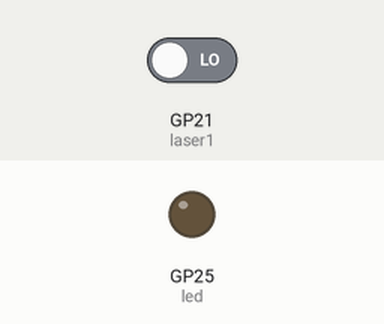
Bench run of a program on a simulated Raspberry Pi Pico running MicroPython. Shown: output pins drawn as LEDs (lit = HIGH). The inputs (shaded band) are chosen by the test bench; at power-on: GP21 (laser1) LOW.

Above: at 1.2 s.
1.3 s: GP21 (laser1) driven HIGH
At 2.5 s:
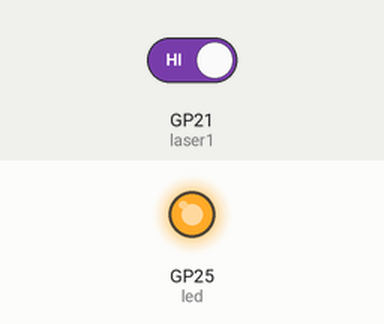
2.8 s: GP21 (laser1) driven LOW
At 3.8 s:
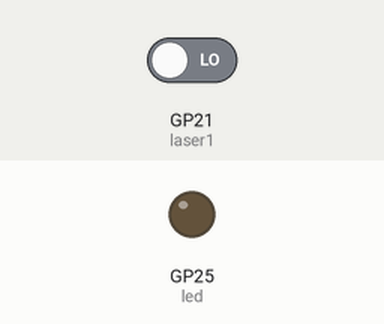
Timing chart, 0 to 5.8 s (numbered marks = the images above; inputs shaded):
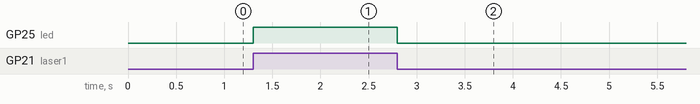

Measured:
- after the input at 1.3 s, GP25 (led): LOW → HIGH at once
- after the input at 2.8 s, GP25 (led): HIGH → LOW at once

The program:

laser.py
```python
from machine import Pin
from time import sleep

laser1 = Pin(21, Pin.IN)
led = machine.Pin('LED', machine.Pin.OUT)

while(True):
   if(laser1.value()):
        led.value(True)
   else:
       led.value(False)
```
